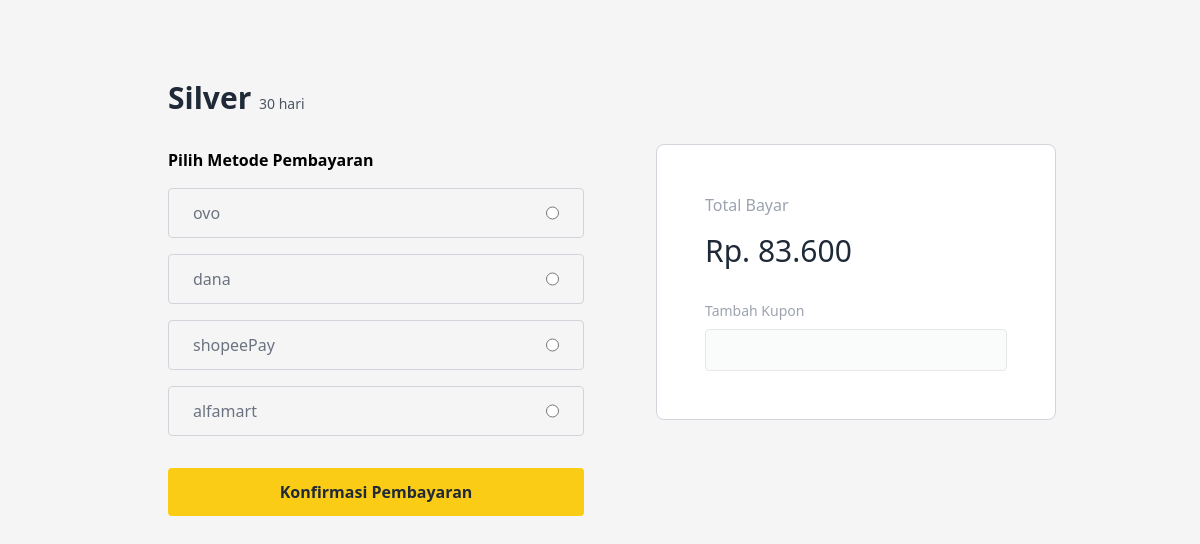
The app's page /payment.php?id=4 with its own data.
### tables this page shows
CREATE TABLE `packages` (
  `id` int(11) NOT NULL,
  `name` varchar(100) DEFAULT NULL,
  `totalPrice` int(20) DEFAULT NULL,
  `days` int(4) DEFAULT NULL,
  `discount` int(11) DEFAULT NULL,
  `devices` int(2) DEFAULT NULL
);

### utils/utils.php (called while the page is built, shortened)
<?php
    function getPrice($price, $discount) {
        $disc = ($discount/100) * $price;
        return format($price - $disc);
    }
    function format($price) {
        return number_format($price, 0, '', '.');
    }

### payment.php (the view, shortened to what this page needs)
<?php
include 'utils/connection.php';
include 'utils/utils.php';
if (isset($_GET['id'])) {
    $id = $_GET['id'];
    $getPackage = mysqli_query($conn, "SELECT * from packages WHERE id = $id");
    $package = mysqli_fetch_assoc($getPackage);
}
?>
<!DOCTYPE html>
<html lang="en">
<head>
    <script src="https://cdn.tailwindcss.com"></script>
</head>
<body class="bg-[#f5f5f5]">
    <div class="container mx-auto flex justify-between p-12 gap-8">
        <div class="flex-1 rounded-lg p-8">
            <h1 class="mb-8 text-3xl font-semibold text-gray-800"><?= $package['name'] ?> <span class="text-sm font-normal text-gray-600"><?= $package['days'] ?> hari</span></h1>
            <p class="text-md font-semibold mb-4">Pilih Metode Pembayaran</p>
            <ul class="flex flex-col gap-4 text-gray-500">
                <li class="flex justify-between p-3 px-6 rounded border border-gray-300">
                    <label for="ovo" class="w-full cursor-pointer">ovo</label>
                    <input type="radio" id="ovo" value="ovo" name="method"/>
                </li>
                <li class="flex justify-between p-3 px-6 rounded border border-gray-300">
                    <label for="dana" class="w-full cursor-pointer">dana</label>
                    <input type="radio" id="dana" value="dana" name="method"/>
                </li>
                <li class="flex justify-between p-3 px-6 rounded border border-gray-300">
                    <label for="shopeepay" class="w-full cursor-pointer">shopeePay</label>
                    <input type="radio" id="shopeepay" value="shopeepay" name="method"/>
                </li>
                <li class="flex justify-between p-3 px-6 rounded border border-gray-300">
                    <label for="alfamart" class="w-full cursor-pointer">alfamart</label>
                    <input type="radio" id="alfamart" value="alfamart" name="method"/>
                </li>
            </ul>
            <form name="bayar" method="post">
                <button name="bayar" type="submit" class="mt-8 w-full py-3 bg-yellow-400 text-gray-800 font-semibold rounded">Konfirmasi Pembayaran</button>
            </form>
        </div>
        <div class="flex-1 pt-12">
            <div class="max-w-[400px] mx-auto bg-white p-12 rounded-lg border border-gray-300 mt-12">
                <p class="text-gray-400 mb-4">Total Bayar</p>
                <p class="text-3xl text-gray-800" id="price">Rp. <?= getPrice($package['totalPrice'], $package['discount']) ?></p>
                <div class="mt-8">
                    <p class="text-sm mb-2 text-gray-400">Tambah Kupon</p>
                    <input id="coupon" class="bg-gray-100/40 rounded border outline-none border-gray-200 w-full py-2 px-4" />
                </div>
            </div>
        </div>
    </div>
</body>
</html>

### records on screen
packages: name "Silver", days "30", totalPrice+discount "83.600"
